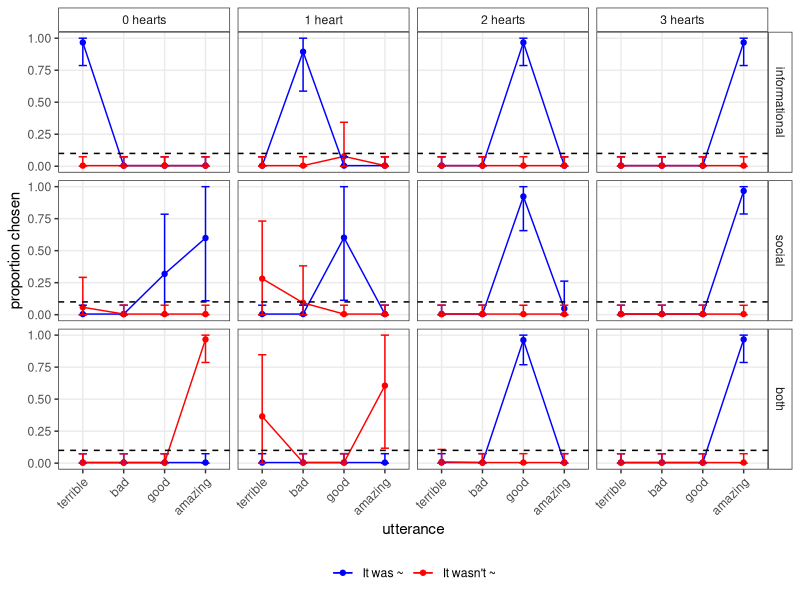
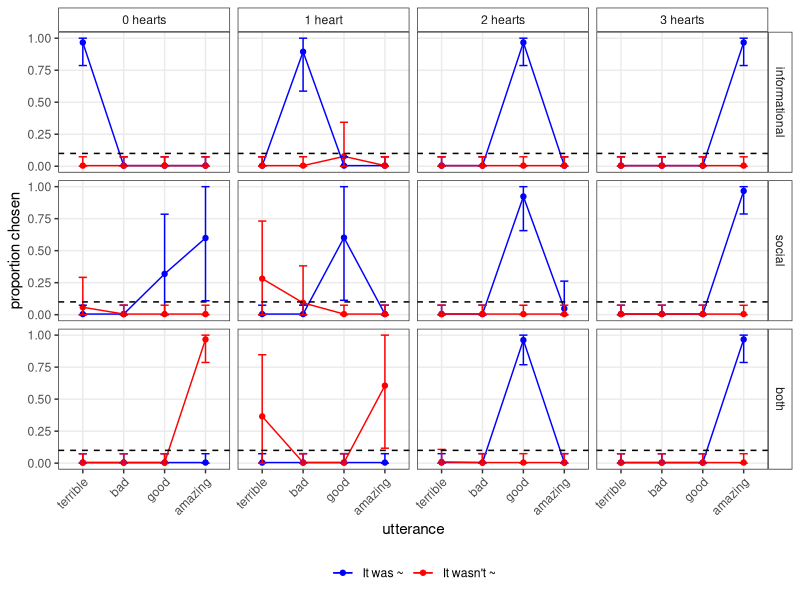

The R source for these figures, in order:
library(dplyr)
library(tidyr)
library(ggplot2)
library(stats)


# load updated_file.csv
df.data <- read.csv("updated_file.csv")

# Process the data with complete combinations and SD
processed_data <- df.data %>%
  # First create all possible combinations
  ungroup() %>%
  complete(
    State = unique(State),
    Goal_simplified = unique(Goal_simplified),
    Assessment = c("terrible", "bad", "good", "amazing"),
    Was.Wasn.t = c("was", "wasn't"),
    fill = list(n = 0)
  ) %>%
  # Get total counts for each condition
  group_by(State, Goal_simplified) %>%
  mutate(total_responses = n()) %>%
  # Now calculate proportions and SD within each group
  group_by(State, Goal_simplified, Assessment, Was.Wasn.t) %>%
  summarise(
    count = n(),
    proportion = count / first(total_responses),
    # Calculate SD for binary data (bernoulli distribution)
    sd = sqrt(proportion * (1 - proportion)),
    .groups = 'drop'
  ) %>%
  # Ensure Assessment is properly ordered
  mutate(
    Assessment = factor(Assessment,
                        levels = c("terrible", "bad", "good", "amazing")),
    # Make sure Was.Wasn.t matches your graph labels
    Was.Wasn.t = case_when(
      Was.Wasn.t == "was" ~ "It was ~",
      Was.Wasn.t == "wasn't" ~ "It wasn't ~",
      TRUE ~ Was.Wasn.t
    )
  )

# order Goal_simplified, informative, social, both
processed_data$Goal_simplified <- factor(processed_data$Goal_simplified, levels = c("informational", "social", "both"))

# Create the visualization
ggplot(processed_data,
       aes(x = Assessment, y = proportion,
           color = Was.Wasn.t, group = Was.Wasn.t)) +
  # Add lines and points
  geom_line() +
  geom_point() +
  # Add error bars using SD
  geom_errorbar(
    aes(ymin = pmax(0, proportion - sd),
        ymax = pmin(1, proportion + sd)),
    width = 0.2
  ) +
  # Add a reference line at y = 0.1
  geom_hline(yintercept = 0.1, linetype = "dashed", color = "black") +
  # Facet by State and Goal_simplified
  facet_grid(Goal_simplified ~ State) +
  # Customize colors
  scale_color_manual(values = c("It was ~" = "blue", "It wasn't ~" = "red")) +
  # Set axis limits and labels
  scale_y_continuous(limits = c(0, 1),
                     breaks = seq(0, 1, 0.25)) +
  # Customize theme elements
  theme_bw() +
  theme(
    panel.grid.minor = element_blank(),
    axis.text.x = element_text(angle = 45, hjust = 1),
    strip.background = element_rect(fill = "white"),
    legend.position = "bottom",
    legend.title = element_blank()
  ) +
  # Labels
  labs(x = "utterance",
       y = "proportion chosen")

# If you want to save the plot
ggsave("response_visualization.pdf", width = 12, height = 8)

# For 0 hearts, both goal, "wasn't amazing"
data_0hearts <- df.data %>%
  filter(State == "0 hearts",
         Goal_simplified == "both")

successes_0hearts <- sum(data_0hearts$Was.Wasn.t == "wasn't" &
                           data_0hearts$Assessment == "amazing")
total_0hearts <- nrow(data_0hearts)

binom_test_0hearts <- binom.test(successes_0hearts, total_0hearts,
                                 p = 0.125,
                                 alternative = "greater")

# For 1 heart, both goal, "amazing"
data_1heart <- df.data %>%
  filter(State == "1 heart",
         Goal_simplified == "both")

successes_1heart <- sum(data_1heart$Assessment == "amazing")
total_1heart <- nrow(data_1heart)

binom_test_1heart <- binom.test(successes_1heart, total_1heart,
                                p = 0.125,
                                alternative = "greater")

# Print results
cat("Test 1: 0 hearts, both goal, 'wasn't amazing' vs chance (0.125)\n")
cat("Observed proportion:", successes_0hearts/total_0hearts, "\n")
cat("Count:", successes_0hearts, "out of", total_0hearts, "\n")
cat("p-value:", binom_test_0hearts$p.value, "\n\n")

cat("Test 2: 1 heart, both goal, 'amazing' vs chance (0.125)\n")
cat("Observed proportion:", successes_1heart/total_1heart, "\n")
cat("Count:", successes_1heart, "out of", total_1heart, "\n")
cat("p-value:", binom_test_1heart$p.value, "\n")